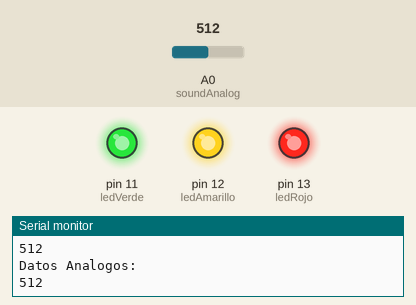
Bench run of a sketch on a simulated Arduino Uno, built with avr-gcc and run on an emulated ATmega328P. On the bench: output pins drawn as LEDs (lit = HIGH), the last lines printed to the serial monitor. The test bench sets the inputs (shaded band); at power-on: A0 (soundAnalog) = 512.

Above: at 1.3 s.
1.4 s: A0 (soundAnalog) set to 7
At 3.2 s:
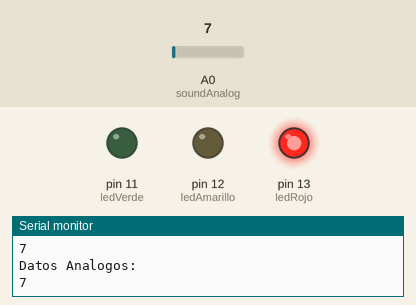
3.5 s: A0 (soundAnalog) set to 27
At 4.9 s:
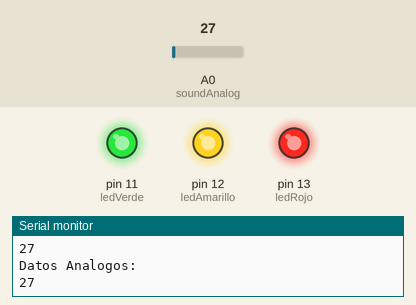
5.5 s: A0 (soundAnalog) set to 0
At 6.5 s:
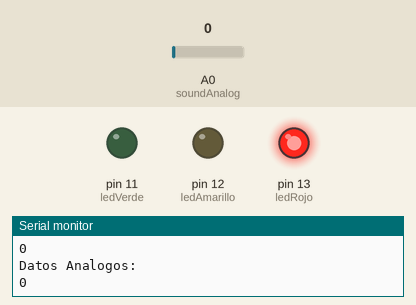
Timing chart, 0 to 8.5 s (numbered marks = the images above; inputs shaded):
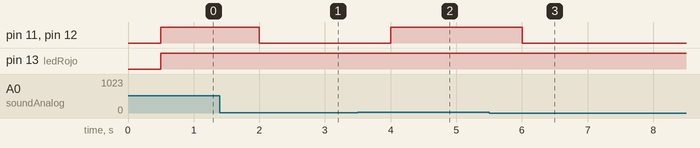

The sketch:

sensorRuido.ino
```cpp
int soundDigital = 8;
int soundAnalog = A0;
int ledRojo = 13;
int ledAmarillo = 12;
int ledVerde = 11;

int soundD; // Datos digitales
int soundA; // Datos análogos

void setup() {
  // put your setup code here, to run once:
  pinMode(soundDigital, INPUT);
  pinMode(soundAnalog, INPUT);
  pinMode(ledRojo, OUTPUT);
  pinMode(ledAmarillo, OUTPUT);
  pinMode(ledVerde, OUTPUT);
  Serial.begin(9600);

}

void loop() {
  // put your main code here, to run repeatedly:
//  soundD = digitalRead(soundDigital);
//  Serial.println("Datos Digitales: ");
//  Serial.println(soundD);
//  delay(1000);

  soundA = analogRead(soundAnalog);
  Serial.println("Datos Analogos: ");
  Serial.println(soundA);
  delay(500);

  if (soundA <= 17){
    digitalWrite(ledRojo,HIGH);
    digitalWrite(ledAmarillo,LOW);
    digitalWrite(ledVerde,LOW);
  } else if (soundA == 18){
    digitalWrite(ledRojo,HIGH);
    digitalWrite(ledAmarillo,HIGH);
    digitalWrite(ledVerde,LOW);
  }else{
    digitalWrite(ledRojo,HIGH);
    digitalWrite(ledAmarillo,HIGH);
    digitalWrite(ledVerde,HIGH);
  }

}
```

Measured:
- after the input at 1.4 s, pin 11 (ledVerde), pin 12 (ledAmarillo): HIGH → LOW after 0.60 s
- after the input at 3.5 s, pin 11 (ledVerde), pin 12 (ledAmarillo): LOW → HIGH after 0.50 s
- after the input at 5.5 s, pin 11 (ledVerde), pin 12 (ledAmarillo): HIGH → LOW after 0.50 s
